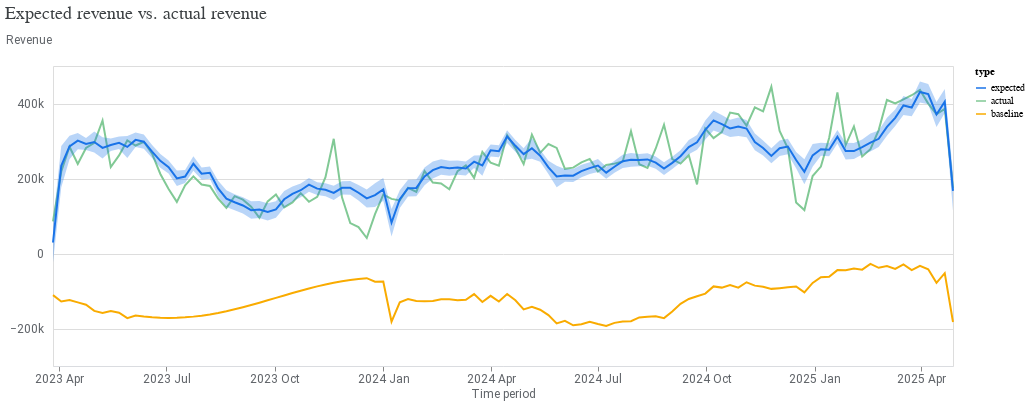

Here is the notebook cell this chart was saved with:
### Code cell
model_fit = visualizer.ModelFit(mmm)
model_fit.plot_model_fit()

### Figure 1 — Vega-Lite specification as saved in the notebook (floating-point values rounded to 4 significant figures; data arrays with more than 128 entries replaced by an {"elided": "..."} marker saying what was removed)
{"config": {"view": {"continuousWidth": 300, "continuousHeight": 300}, "axis": {"labelColor": "#5F6368", "labelFont": "Roboto", "labelFontSize": 12, "titleColor": "#5F6368", "titleFont": "Roboto", "titleFontSize": 12, "titleFontWeight": "normal"}}, "layer": [{"mark": {"type": "line"}, "encoding": {"color": {"field": "type", "scale": {"domain": ["expected", "actual", "baseline"], "range": ["#1A73E8", "#81C995", "#F9AB00"]}, "type": "nominal"}, "x": {"axis": {"domainColor": "#DADCE0", "format": "%Y %b", "grid": false, "tickCount": 8}, "field": "time", "title": "Time period", "type": "temporal"}, "y": {"axis": {"domain": false, "labelExpr": "replace(format(datum.value, '.3~s'), 'G', 'B')", "labelPadding": 10, "tickCount": 5, "ticks": false, "titleAlign": "left", "titleAngle": 0, "titleY": -20}, "field": "mean", "title": "Revenue", "type": "quantitative"}}}, {"mark": {"type": "area", "opacity": 0.3}, "encoding": {"color": {"field": "type", "legend": null, "scale": {"domain": ["expected"], "range": ["#1A73E8"]}, "type": "nominal"}, "x": {"field": "time", "type": "temporal"}, "y": {"field": "ci_hi", "type": "quantitative"}, "y2": {"field": "ci_lo"}}}], "data": {"name": "data-b1d2a43068c798d461d7ad188443beb9"}, "resolve": {"scale": {"color": "independent"}}, "title": {"text": "Expected revenue vs. actual revenue", "anchor": "start", "color": "#3C4043", "font": "Google Sans Display", "fontSize": 18, "fontWeight": "normal", "offset": 10}, "width": 900, "$schema": "https://vega.github.io/schema/vega-lite/v5.20.1.json", "datasets": {"data-b1d2a43068c798d461d7ad188443beb9": {"elided": "330 records"}}}
